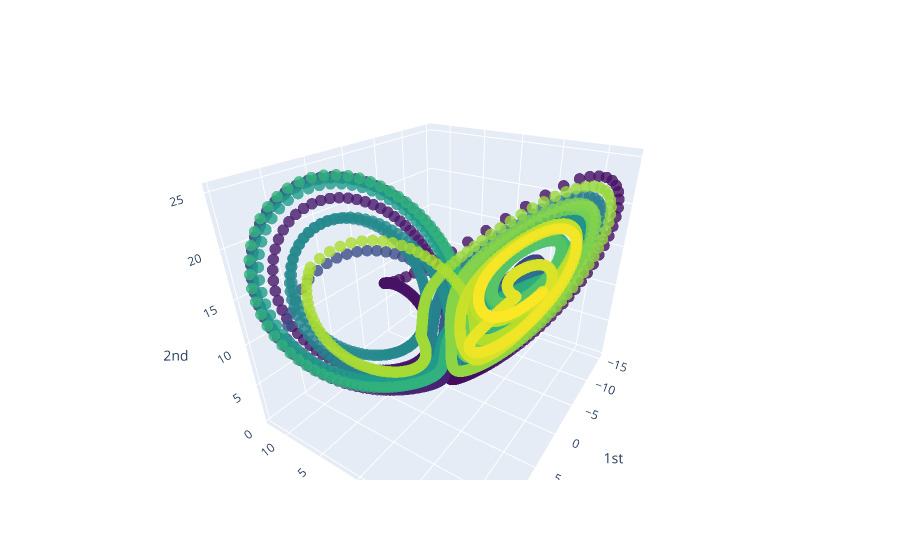

The notebook cell this image was saved under:
### Markdown cell above
## Setting up the Lorenz attractor simulation

In the next block we set up all the parameters of the Lorenz system and we define also the instants at which the regime (stable VS chaotic) changes.

### Code cell
# Plotting the trajectories of the Lorenz system
from openml.datasets.functions import get_dataset

point_cloud = get_dataset(42182).get_data(dataset_format='array')[0]
plot_point_cloud(point_cloud)

### Figure 1 — Plotly figure (JSON) as saved in the notebook; plotly's stock layout.template omitted (floating-point values rounded to 4 significant figures; data arrays with more than 128 entries replaced by an {"elided": "..."} marker saying what was removed)
{"data": [{"marker": {"color": {"elided": "4942 int values"}, "colorscale": [[0, "#440154"], [0.1111, "#482878"], [0.2222, "#3e4989"], [0.3333, "#31688e"], [0.4444, "#26828e"], [0.5556, "#1f9e89"], [0.6667, "#35b779"], [0.7778, "#6ece58"], [0.8889, "#b5de2b"], [1, "#fde725"]], "opacity": 0.8, "size": 4}, "mode": "markers", "type": "scatter3d", "x": {"elided": "4942 float values"}, "y": {"elided": "4942 float values"}, "z": {"elided": "4942 float values"}}], "layout": {"autosize": true, "scene": {"aspectmode": "auto", "aspectratio": {"x": 0.9483, "y": 1.124, "z": 0.9384}, "camera": {"center": {"x": 0, "y": 0, "z": 0}, "eye": {"x": -0.8129, "y": 1.249, "z": 0.8512}, "projection": {"type": "perspective"}, "up": {"x": 0.001631, "y": -0.001628, "z": 1.0}}, "xaxis": {"exponentformat": "e", "showexponent": "all", "title": {"text": "0th"}, "type": "linear"}, "yaxis": {"exponentformat": "e", "showexponent": "all", "title": {"text": "1st"}, "type": "linear"}, "zaxis": {"exponentformat": "e", "showexponent": "all", "title": {"text": "2nd"}, "type": "linear"}}}}
